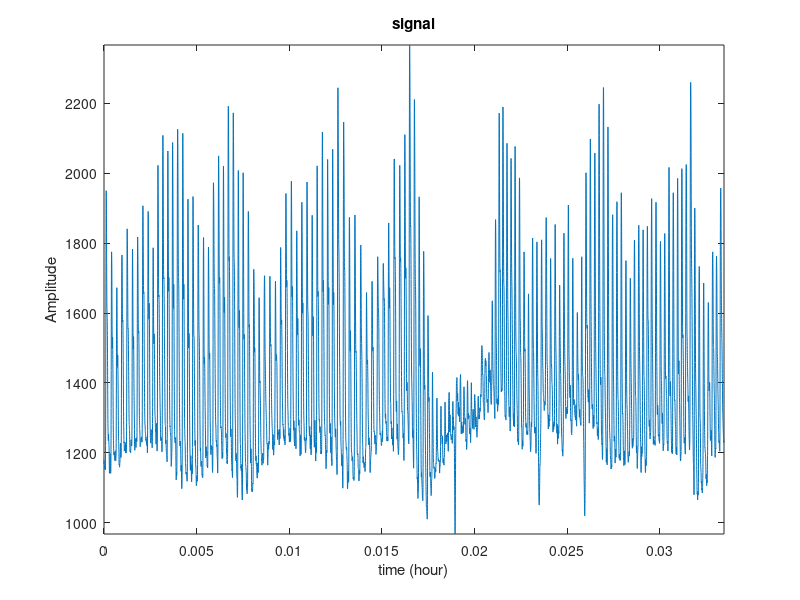

Here is the MATLAB script that generated this plot: (Note: this script raises an error after producing the figure.)
% This main is using the three different methods to compare them. 
clear all
close all
clc

addpath(genpath('../functions'));
addpath(genpath('../signals'));

%% Signal and data definitions

signal = load('PPG_A13.mat');
signal = signal.PPG_A13;
time = load('Timestamp.mat');
time = time.Timestamp ;
time = (time-time(1))*10^(-3);
Fs = 128; % sampling frequency


snr = -1;
EB_N0 = 1;
v_bbgc = 10^(-snr(EB_N0)/10);

% Generate original signal and a noisy version adding 
% a standard Gaussian white noise. 
noise = v_bbgc*randn(1,length(signal))';
signal_noise = signal+noise;

Tpulse = 6;

figure, plot(time/60/60,signal)
axis('tight')
xlabel('time (hour)')
ylabel('Amplitude')
title('signal')

Wn = 2*[0.5 3.5]/Fs;
[b1,a1] = butter(5,Wn,'bandpass');

signal_filt1 = filtfilt(b1,a1,signal_noise);

signal_filter = filter([1,2,-2,-1],1,signal_filt1);

signal_square = signal_filter.*signal_filter;
%% Kalman
[ ind_Rk, pulse_Tk, pulsek ] = algo_kalman( signal, Fs, Tpulse );

%% Filtre 
[ ind_Rf1, pulse_Tf1, pulsef1, ind_Rf2, pulse_Tf2, pulsef2 ] = algo_filtre( signal, Fs, Tpulse );

%% wavelet
[ind_Rw1, pulse_Tw1, pulsew1, ind_Rw2, pulse_Tw2, pulsew2, ...
ind_Rw3, pulse_Tw3, pulsew3 ] = algo_wavelet( signal, Fs, Tpulse );
%%

figure, 
plot(ind_Rf1(2:end), pulsef1);
hold all
plot(ind_Rf2(2:end), pulsef2)
plot(ind_Rk(2:end), pulsek)
plot(ind_Rw1(2:end), pulsew1)
plot(ind_Rw2(2:end), pulsew2)
plot(ind_Rw3(2:end), pulsew3)
legend('butter','cheby','kalman','W1','W2','W3')
title('Heart-Rate Obtention')
